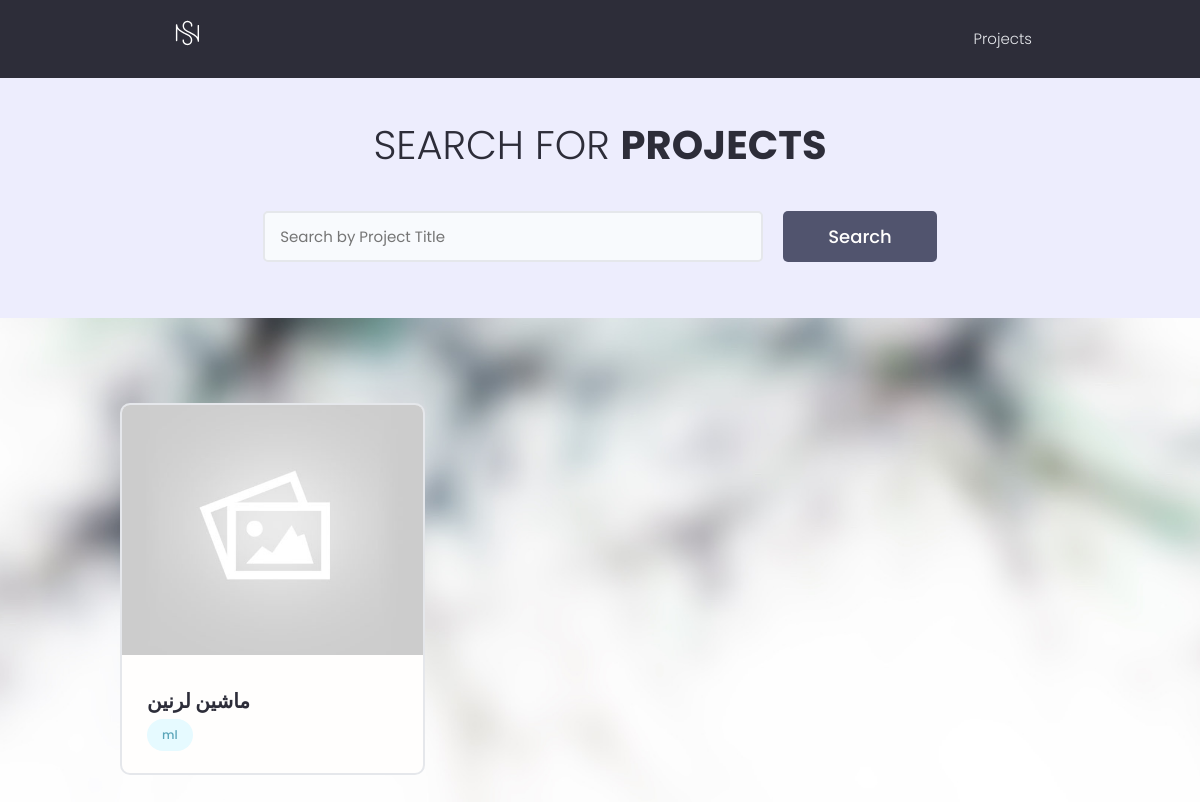
/projects/, run on the app's committed database.
### projects/models.py (models this page shows, shortened)
class Project(models.Model):
    owner = models.ForeignKey(
        Profile, null=True, blank=True, on_delete=models.CASCADE)
    title = models.CharField(max_length=200)
    description = RichTextUploadingField(null=True, blank=True)
    featured_image = models.ImageField(
        null=True, blank=True, default="default.jpg")
    demo_link = models.CharField(max_length=2000, null=True, blank=True)
    source_link = models.CharField(max_length=2000, null=True, blank=True)
    tags = models.ManyToManyField('Tag', blank=True)
    vote_total = models.IntegerField(default=0, null=True, blank=True)
    vote_ratio = models.IntegerField(default=0, null=True, blank=True)
    created = models.DateTimeField(auto_now_add=True)
    id = models.UUIDField(default=uuid.uuid4, unique=True,
                          primary_key=True, editable=False)
    class Meta:
        ordering = ['-vote_ratio', '-vote_total', 'title']
    @property
    def imageURL(self):
        try:
            url = self.featured_image.url
        except:
            url = ''
        return url

class Tag(models.Model):
    name = models.CharField(max_length=200)
    created = models.DateTimeField(auto_now_add=True)
    id = models.UUIDField(default=uuid.uuid4, unique=True,
                          primary_key=True, editable=False)
    def __str__(self):
        return self.name

### projects/views.py (the view)
# urls.py: path('projects/', include('projects.urls')),
def projects(request):
    projects, search_query = searchProjects(request)
    custom_range, projects = paginateProjects(request, projects, 6)
    context = {'projects': projects,
               'search_query': search_query, 'custom_range': custom_range}
    return render(request, 'projects/projects.html', context)

### projects/utils.py (called while the page is built)
def paginateProjects(request, projects, results):
    page = request.GET.get('page')
    paginator = Paginator(projects, results)
    try:
        projects = paginator.page(page)
    except PageNotAnInteger:
        page = 1
        projects = paginator.page(page)
    except EmptyPage:
        page = paginator.num_pages
        projects = paginator.page(page)
    leftIndex = (int(page) - 4)
    if leftIndex < 1:
        leftIndex = 1
    rightIndex = (int(page) + 5)
    if rightIndex > paginator.num_pages:
        rightIndex = paginator.num_pages + 1
    custom_range = range(leftIndex, rightIndex)
    return custom_range, projects

def searchProjects(request):
    search_query = ''
    if request.GET.get('search_query'):
        search_query = request.GET.get('search_query')
    tags = Tag.objects.filter(name__icontains=search_query)
    projects = Project.objects.distinct().filter(
        Q(title__icontains=search_query) |
        Q(description__icontains=search_query) |
        Q(owner__name__icontains=search_query) |
        Q(tags__in=tags)
    )
    return projects, search_query

### projects/templates/projects/projects.html (shortened to what this page needs)
{% extends 'main.html' %}
{% block content %}
<main class="projects">
    <section class="hero-section text-center">
        <div class="container container--narrow">
            <div class="hero-section__box">
                <h2>Search for <span>Projects</span></h2>
            </div>
            <div class="hero-section__search">
                <form id='searchForm' class="form" action="{% url 'projects' %}" method="get">
                    <div class="form__field">
                        <input class="input input--text" id="formInput#search" type="text" name="search_query"
                            placeholder="Search by Project Title" value="{{search_query}}" />
                    </div>
                    <input class="btn btn--sub btn--lg" type="submit" value="Search" />
                </form>
            </div>
        </div>
    </section>
    <section class="projectsList">
        <div class="container">
            <div class="grid grid--three">
                {% for project in projects %}
                <div class="column">
                    <div class="card project">
                        <a href="{% url 'project' project.id %}" class="project">
                            <img class="project__thumbnail" src="{{project.imageURL}}" alt="project thumbnail" />
                            <div class="card__body">
                                <h3 class="project__title">{{project.title}}</h3>
                                <div class="project__tags">
                                    {% for tag in project.tags.all %}
                                    <span class="tag tag--pill tag--main">
                                        <small>{{tag}}</small>
                                    </span>
                                    {% endfor %}
                                </div>
                            </div>
                        </a>
                    </div>
                </div>
                {% endfor %}
            </div>
        </div>
    </section>
</main>
{% endblock %}

### static/styles/app.css (style rules this page uses)
:root { --color-sub: #2d2d39; }
.btn--sub { background-color: var(--color-sub-light); }
.card { border: 2px solid var(--color-light); }
img { width: 100%; }
.hero-section { height: 40vh; display: flex; align-items: center; background-color: var(--color-sub); }
.hero-section__box { margin-bottom: 4rem; }
.hero-section__box > h2, .hero-section__box > h2 > span { font-size: 4rem; color: var(--color-light); line-height: 1.3; text-transform: uppercase; }
.hero-section__box > h2 { font-weight: 300; }
.hero-section__box > h2 > span { font-weight: 700; }
.hero-section__search > .form { display: flex; align-items: center; justify-content: center; gap: 2rem; }
.hero-section__search > .form input.input--text { width: 50rem; }
.projects > .hero-section { background: var(--color-sub-lighter); height: 30vh; }
.projects .hero-section__box { margin-bottom: 2.5rem; }
.projects .hero-section__box > h2 { color: var(--color-sub); }
.projects .hero-section__box > h2 > span { font-weight: 700; color: var(--color-sub); }
.projectsList { margin-top: 8rem; }
.project__thumbnail { height: 25rem; object-fit: cover; object-position: top center; }
.project__title { font-size: 2rem; font-weight: 700; color: var(--color-sub); }

### static/styles/style.css (style rules this page uses)
@media only screen and (max-device-width: 1600px) { .bgimg { background-attachment: scroll;min-height: 400px; } }
body, html { height: 100%;color: #777;line-height: 1.8; }
.bgimg { background-attachment: fixed; background-position: center; background-repeat: no-repeat;background-size: cover; }
.bgimg-1 { background-image: url('/static/images/background/blurspickingneuralnetwork.jpeg');min-height: 100%; }

### static/uikit/styles/modules/_variables.css (style rules this page uses)
:root { --color-main: #5aa5b9; --color-main-light: #e6faff; --color-sub: #3f4156; --color-sub-light: #51546e; --color-sub-lighter: #ededfd; --color-text: #000; --color-gray: #8b8b8b; --color-light: #e5e7eb; --color-light-gray: #767676; --color-bg: #f8fafd; --color-white: #fffefd; --color-white-light: #f3f3f3; --color-success: #359e64; --color-success-bg: #def8e8; --color-error: #fc4b0b; --color-error-bg: #fff2ee; --font-base: 'Poppins', arial, helvetica, 'Segoe UI', roboto, ubuntu, sans-serif; --font-monospace: 'Fira Code', 'Courier New', courier, monospace; --font-regular: 300; --font-medium: 500; --font-bold: 700; --generic-shadow: 1px 1px 5px #00000010; --generic-transition: all 0.3s ease-in-out; }

### static/uikit/styles/modules/_base.css (style rules this page uses)
* { margin: 0; padding: 0; box-sizing: border-box; text-rendering: optimizeLegibility; color: inherit; font-size: inherit; }
html { font-size: 50%; }
@media only screen and (min-width: 480px) { html { font-size: 56.25%; } }
@media only screen and (min-width: 1200px) { html { font-size: 62.5%; } }
body { line-height: 1.6; font-weight: 400; font-size: 1.5rem; color: var(--color-text); background-color: var(--color-bg); min-height: 100vh; }

### static/uikit/styles/modules/_typography.css (style rules this page uses)
* { font-family: var(--font-base); }
h2 { font-size: 3.6rem; font-weight: var(--font-bold); }
h3 { font-size: 3.2rem; font-weight: var(--font-medium); }
p, span, strong { font-size: 1.6rem; color: var(--color-text); font-weight: var(--font-regular); }
a { padding-bottom: 2px; text-decoration: none; display: inline-block; color: var(--color-main); font-weight: var(--font-medium); }

### static/uikit/styles/modules/_utilities.css (style rules this page uses)
.container { width: 92%; max-width: 165rem; margin: 0 auto; box-sizing: border-box; }
.container--narrow { width: 92%; max-width: 120rem; }
@media screen and (min-width: 1000px) { .container { width: 90%; } }
@media screen and (min-width: 1000px) { .container--narrow { width: 85%; } }
@media screen and (min-width: 1200px) { .container { width: 80%; } }
@media screen and (min-width: 1200px) { .container--narrow { width: 72%; } }
.text-center { text-align: center; }

### static/uikit/styles/modules/_button.css (style rules this page uses)
.btn { display: inline-block; position: relative; cursor: pointer; background-color: var(--color-light); font-weight: var(--font-medium); color: var(--color-sub); text-decoration: none; padding: 1rem 2rem; border-radius: 0.5rem; border: none; width: -webkit-fit-content; width: -moz-fit-content; width: fit-content; height: -webkit-fit-content; height: -moz-fit-content; height: fit-content; font-size: 1.6rem; outline-width: 0; outline-color: transparent; -webkit-backface-visibility: hidden; backface-visibility: hidden; transition: all 0.3s ease-in-out; }
.btn--sub { background-color: var(--color-sub); color: var(--color-white); }
.btn--lg { font-size: 1.8rem; padding: 1.2rem 4.5rem; }

### data on the page
Project: imageURL (placeholder picture), title "ماشین لرنین"
Tag: name "ml"
